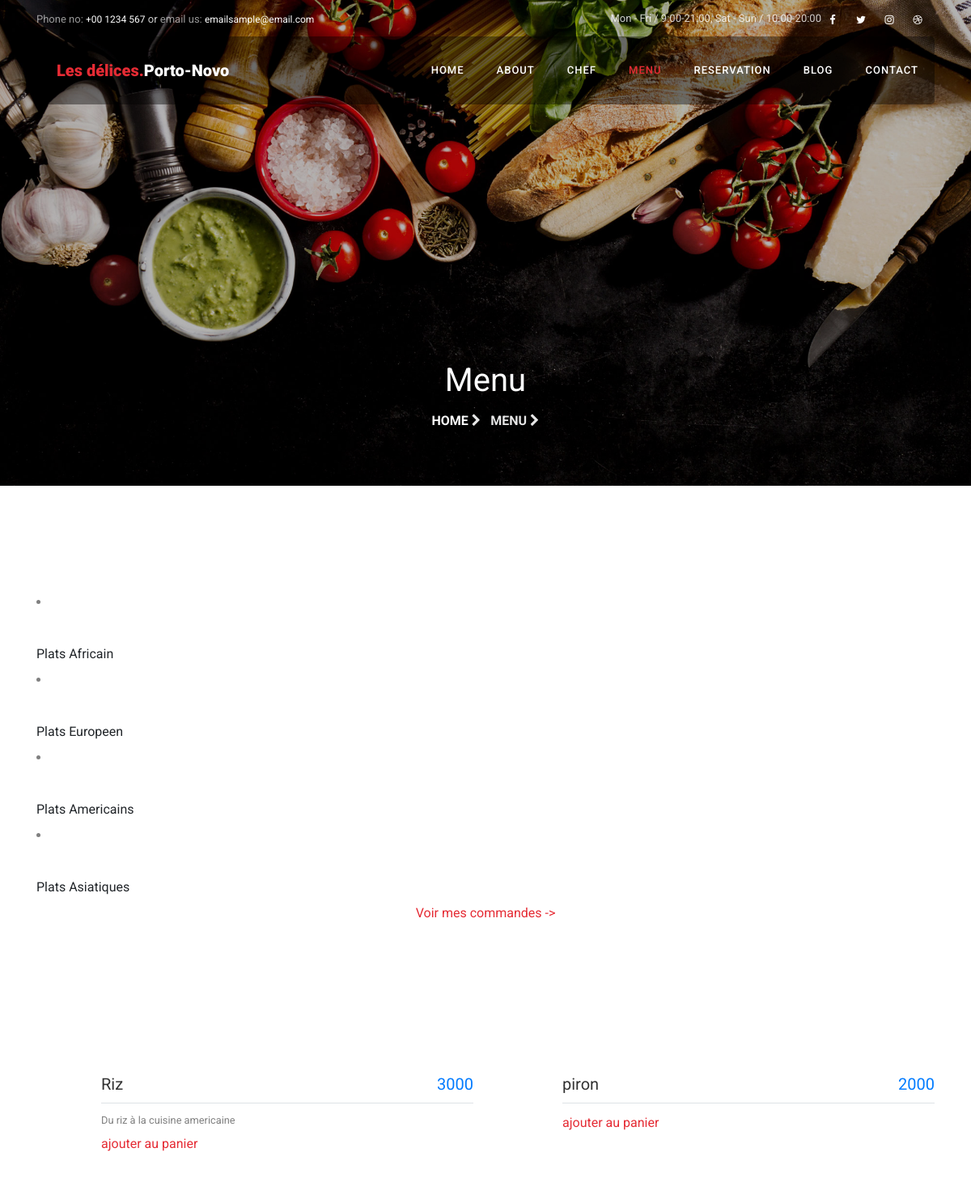
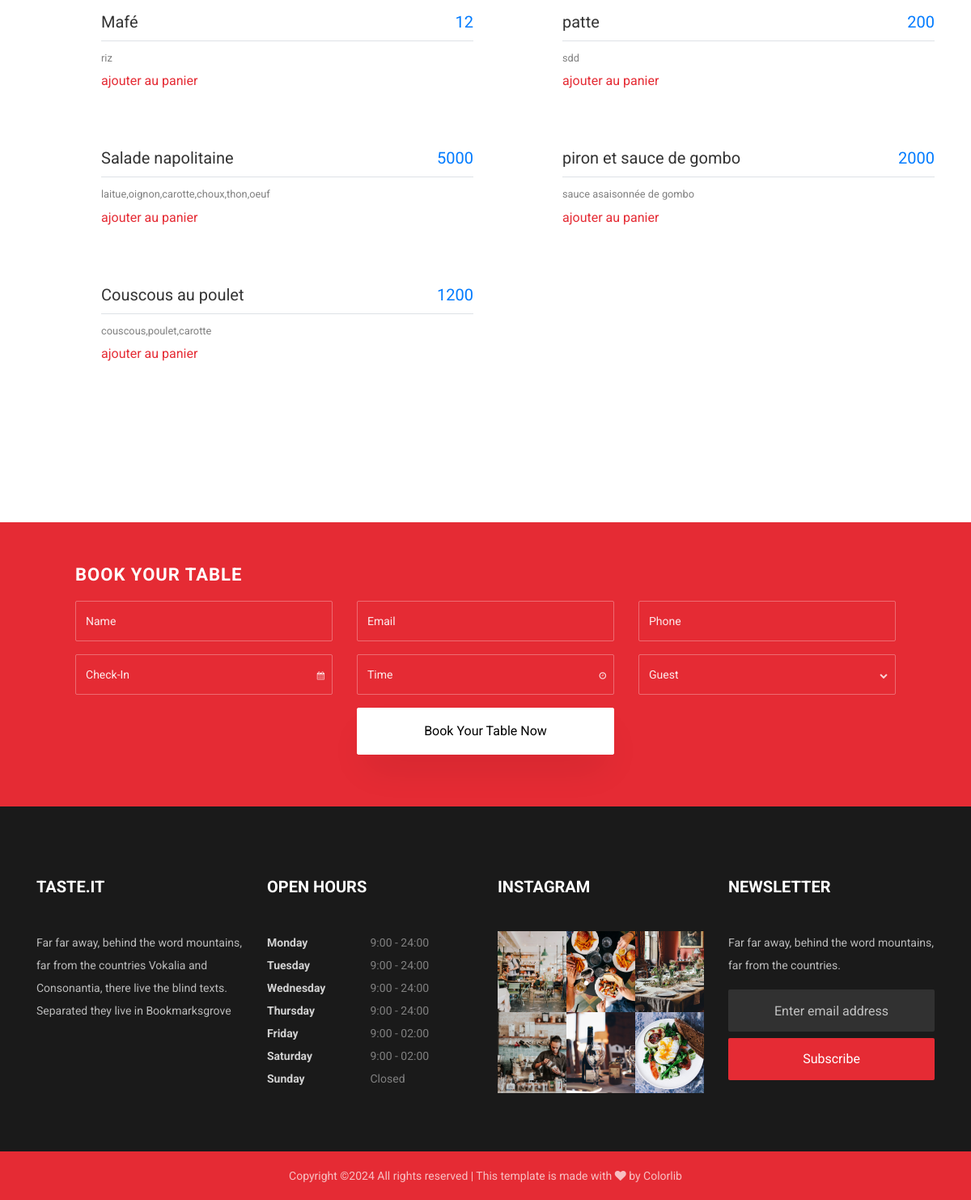
Page /menu.php on the committed database (2 pictures, top to bottom).
### tables this page shows
CREATE TABLE `categorie` (
  `id` int(11) NOT NULL,
  `categorie` varchar(100) NOT NULL
);

CREATE TABLE `enregistrement` (
  `id` int(11) NOT NULL,
  `img` varchar(255) NOT NULL,
  `nom` varchar(25) NOT NULL,
  `descr` text NOT NULL,
  `prix` int(10) NOT NULL,
  `cat_id` int(11) NOT NULL
);

### menu.php (the view, shortened to what this page needs)
<?php
 require 'config.php';
 if (isset($_GET['cat'])) {
$cat = $_GET['cat'];
      $plats= $bd->query("SELECT * FROM enregistrement WHERE cat_id = $cat")->fetchAll();
 }else{
    $plats= $bd->query("SELECT * FROM enregistrement")->fetchAll();
 }
 $categorie = $bd -> query("SELECT * FROM categorie")->fetchAll();
?>
<!DOCTYPE html>
<html lang="en">
<head>
	<link rel="stylesheet" href="https://stackpath.bootstrapcdn.com/font-awesome/4.7.0/css/font-awesome.min.css">
	<link rel="stylesheet" href="css/animate.css">
	<link rel="stylesheet" href="css/owl.carousel.min.css">
	<link rel="stylesheet" href="css/owl.theme.default.min.css">
	<link rel="stylesheet" href="css/magnific-popup.css">
	<link rel="stylesheet" href="css/bootstrap-datepicker.css">
	<link rel="stylesheet" href="css/jquery.timepicker.css">
	<link rel="stylesheet" href="css/flaticon.css">
	<link rel="stylesheet" href="css/style.css">
</head>
<body>
	<div class="wrap">
		<div class="container">
			<div class="row justify-content-between">
				<div class="col-12 col-md d-flex align-items-center">
					<p class="mb-0 phone"><span class="mailus">Phone no:</span> <a href="#">+00 1234 567</a> or <span class="mailus">email us:</span> <a href="#">emailsample@email.com</a></p>
				</div>
				<div class="col-12 col-md d-flex justify-content-md-end">
					<p class="mb-0">Mon - Fri / 9:00-21:00, Sat - Sun / 10:00-20:00</p>
					<div class="social-media">
						<p class="mb-0 d-flex">
							<a href="#" class="d-flex align-items-center justify-content-center"><span class="fa fa-facebook"><i class="sr-only">Facebook</i></span></a>
							<a href="#" class="d-flex align-items-center justify-content-center"><span class="fa fa-twitter"><i class="sr-only">Twitter</i></span></a>
							<a href="#" class="d-flex align-items-center justify-content-center"><span class="fa fa-instagram"><i class="sr-only">Instagram</i></span></a>
							<a href="#" class="d-flex align-items-center justify-content-center"><span class="fa fa-dribbble"><i class="sr-only">Dribbble</i></span></a>
						</p>
					</div>
				</div>
			</div>
		</div>
	</div>
	<nav class="navbar navbar-expand-lg navbar-dark ftco_navbar bg-dark ftco-navbar-light" id="ftco-navbar">
		<div class="container">
			<a class="navbar-brand" href="index.php">Les délices.<span>Porto-Novo</span></a>
			<div class="collapse navbar-collapse" id="ftco-nav">
				<ul class="navbar-nav ml-auto">
					<li class="nav-item"><a href="index.php" class="nav-link">Home</a></li>
					<li class="nav-item"><a href="about.php" class="nav-link">About</a></li>
					<li class="nav-item"><a href="chef.php" class="nav-link">Chef</a></li>
					<li class="nav-item active"><a href="menu.php" class="nav-link">Menu</a></li>
					<li class="nav-item"><a href="reservation.php" class="nav-link">Reservation</a></li>
					<li class="nav-item"><a href="blog.php" class="nav-link">Blog</a></li>
					<li class="nav-item"><a href="contact.php" class="nav-link">Contact</a></li>
				</ul>
			</div>
		</div>
	</nav>
	<section class="hero-wrap hero-wrap-2" style="background-image: url('images/bg_5.jpg');" data-stellar-background-ratio="0.5">
		<div class="overlay"></div>
		<div class="container">
			<div class="row no-gutters slider-text align-items-end justify-content-center">
				<div class="col-md-9 ftco-animate text-center mb-5">
					<h1 class="mb-2 bread">Menu</h1>
					<p class="breadcrumbs"><span class="mr-2"><a href="index.php">Home <i class="fa fa-chevron-right"></i></a></span> <span>Menu <i class="fa fa-chevron-right"></i></span></p>
				</div>
			</div>
		</div>
	</section>
	<section class="ftco-section">
		<div class="container">
		<?php
                          foreach ($categorie as $cat):
                        ?>
                        <li class="nav-item" >
                            <a class="d-flex align-items-center text-start mx-3 pb-3" data-bs-toggle="pill" href="">
                                <div class="ps-3">
                                    <a href="menu.php?cat=<?= $cat->id?>" style="cursor : pointer" class="text-body" data-filter=""><?= $cat->categorie?></a>
                                </div>
                            </a>
                        </li>
                        <?php
                          endforeach
                        ?>
		<center><a href="./listepanier.php">Voir mes commandes -></a></center>
			<div class="row justify-content-center mb-5 pb-2">
			</div>
		<div class="tab-content">
                        <div id="tab-1" class="tab-pane fade show p-0 active">
                            <div class="row g-4">
                            <?php
                          foreach ($plats as $plat):
                        ?>
                               <div class="col-lg-6">
                                    <div class="d-flex align-items-center">
                                        <div class="w-100 d-flex flex-column text-start ps-4">
                                            <h5 class="d-flex justify-content-between border-bottom pb-2">
                                                <span><?=$plat->nom?></span>
                                                <span class="text-primary"><?=$plat->prix?></span>
                                            </h5>
                                            <small class="fst-italic"><?=$plat->descr?></small>
                                            <a href="panier.php?id=<?=$plat->id?>">ajouter au panier</a> <br>  <br>
                                        </div>
                                    </div>
                                </div>
                                <?php
                          endforeach
                        ?>
		</div>
	</section>
	<section class="ftco-section ftco-wrap-about bg-primary ftco-no-pb ftco-no-pt">
		<div class="container">
			<div class="row no-gutters">
				<div class="col-sm-12 p-4 p-md-5 d-flex align-items-center justify-content-center bg-primary">
					<form action="#" class="appointment-form">
						<h3 class="mb-3">Book your Table</h3>
						<div class="row justify-content-center">
							<div class="col-md-4">
								<div class="form-group">
									<input type="name" class="form-control" placeholder="Name">
								</div>
							</div>
							<div class="col-md-4">
								<div class="form-group">
									<input type="email" class="form-control" placeholder="Email">
								</div>
							</div>
							<div class="col-md-4">
								<div class="form-group">
									<input type="text" class="form-control" placeholder="Phone">
								</div>
							</div>
							<div class="col-md-4">
								<div class="form-group">
									<div class="input-wrap">
										<div class="icon"><span class="fa fa-calendar"></span></div>
										<input type="text" class="form-control book_date" placeholder="Check-In">
									</div>
								</div>
							</div>
							<div class="col-md-4">
								<div class="form-group">
									<div class="input-wrap">
										<div class="icon"><span class="fa fa-clock-o"></span></div>
										<input type="text" class="form-control book_time" placeholder="Time">
									</div>
								</div>
							</div>
							<div class="col-md-4">
								<div class="form-group">
									<div class="form-field">
										<div class="select-wrap">
											<div class="icon"><span class="fa fa-chevron-down"></span></div>
											<select name="" id="" class="form-control">
												<option value="">Guest</option>
											</select>
										</div>
									</div>
								</div>
							</div>
							<div class="col-md-4">
								<div class="form-group">
									<input type="submit" value="Book Your Table Now" class="btn btn-white py-3 px-4">
								</div>
							</div>
						</div>
					</form>
				</div>
			</div>
		</div>
	</section>
	<footer class="ftco-footer ftco-no-pb ftco-section">
		<div class="container">
			<div class="row mb-5">
				<div class="col-md-6 col-lg-3">
					<div class="ftco-footer-widget mb-4">
						<h2 class="ftco-heading-2">Taste.it</h2>
						<p>Far far away, behind the word mountains, far from the countries Vokalia and Consonantia, there live the blind texts. Separated they live in Bookmarksgrove</p>
						<ul class="ftco-footer-social list-unstyled float-md-left float-lft mt-3">
						</ul>
					</div>
				</div>
				<div class="col-md-6 col-lg-3">
					<div class="ftco-footer-widget mb-4">
						<h2 class="ftco-heading-2">Open Hours</h2>
						<ul class="list-unstyled open-hours">
							<li class="d-flex"><span>Monday</span><span>9:00 - 24:00</span></li>
							<li class="d-flex"><span>Tuesday</span><span>9:00 - 24:00</span></li>
							<li class="d-flex"><span>Wednesday</span><span>9:00 - 24:00</span></li>
							<li class="d-flex"><span>Thursday</span><span>9:00 - 24:00</span></li>
							<li class="d-flex"><span>Friday</span><span>9:00 - 02:00</span></li>
							<li class="d-flex"><span>Saturday</span><span>9:00 - 02:00</span></li>
							<li class="d-flex"><span>Sunday</span><span> Closed</span></li>
						</ul>
					</div>
				</div>
				<div class="col-md-6 col-lg-3">
					<div class="ftco-footer-widget mb-4">
						<h2 class="ftco-heading-2">Instagram</h2>
						<div class="thumb d-sm-flex">
							<a href="#" class="thumb-menu img" style="background-image: url(images/insta-1.jpg);">
							</a>
							<a href="#" class="thumb-menu img" style="background-image: url(images/insta-2.jpg);">
							</a>
							<a href="#" class="thumb-menu img" style="background-image: url(images/insta-3.jpg);">
							</a>
						</div>
						<div class="thumb d-flex">
							<a href="#" class="thumb-menu img" style="background-image: url(images/insta-4.jpg);">
							</a>
							<a href="#" class="thumb-menu img" style="background-image: url(images/insta-5.jpg);">
							</a>
							<a href="#" class="thumb-menu img" style="background-image: url(images/insta-6.jpg);">
							</a>
						</div>
					</div>
				</div>
				<div class="col-md-6 col-lg-3">
					<div class="ftco-footer-widget mb-4">
						<h2 class="ftco-heading-2">Newsletter</h2>
						<p>Far far away, behind the word mountains, far from the countries.</p>
						<form action="#" class="subscribe-form">
							<div class="form-group">
								<input type="text" class="form-control mb-2 text-center" placeholder="Enter email address">
								<input type="submit" value="Subscribe" class="form-control submit px-3">
							</div>
						</form>
					</div>
				</div>
			</div>
		</div>
		<div class="container-fluid px-0 bg-primary py-3">
			<div class="row no-gutters">
				<div class="col-md-12 text-center">
					<p class="mb-0">
						Copyright &copy;<script>document.write(new Date().getFullYear());</script> All rights reserved | This template is made with <i class="fa fa-heart" aria-hidden="true"></i> by <a href="https://colorlib.com" target="_blank">Colorlib</a>
						</p>
					</div>
				</div>
			</div>
		</footer>
	</body>
	</html>

### rows in the picture
categorie: categorie "Plats Africain"
categorie: categorie "Plats Europeen"
categorie: categorie "Plats Americains"
categorie: categorie "Plats Asiatiques"
enregistrement: nom "Riz", prix "3000", descr "Du riz à la cuisine americaine"
enregistrement: nom "piron", prix "2000"
enregistrement: nom "Mafé", prix "12", descr "riz"
enregistrement: nom "patte", prix "200", descr "sdd"
enregistrement: nom "Salade napolitaine", prix "5000", descr "laitue,oignon,carotte,choux,thon,oeuf"
enregistrement: nom "piron et sauce de gombo", prix "2000", descr "sauce asaisonnée de gombo"
enregistrement: nom "Couscous au poulet", prix "1200", descr "couscous,poulet,carotte"
